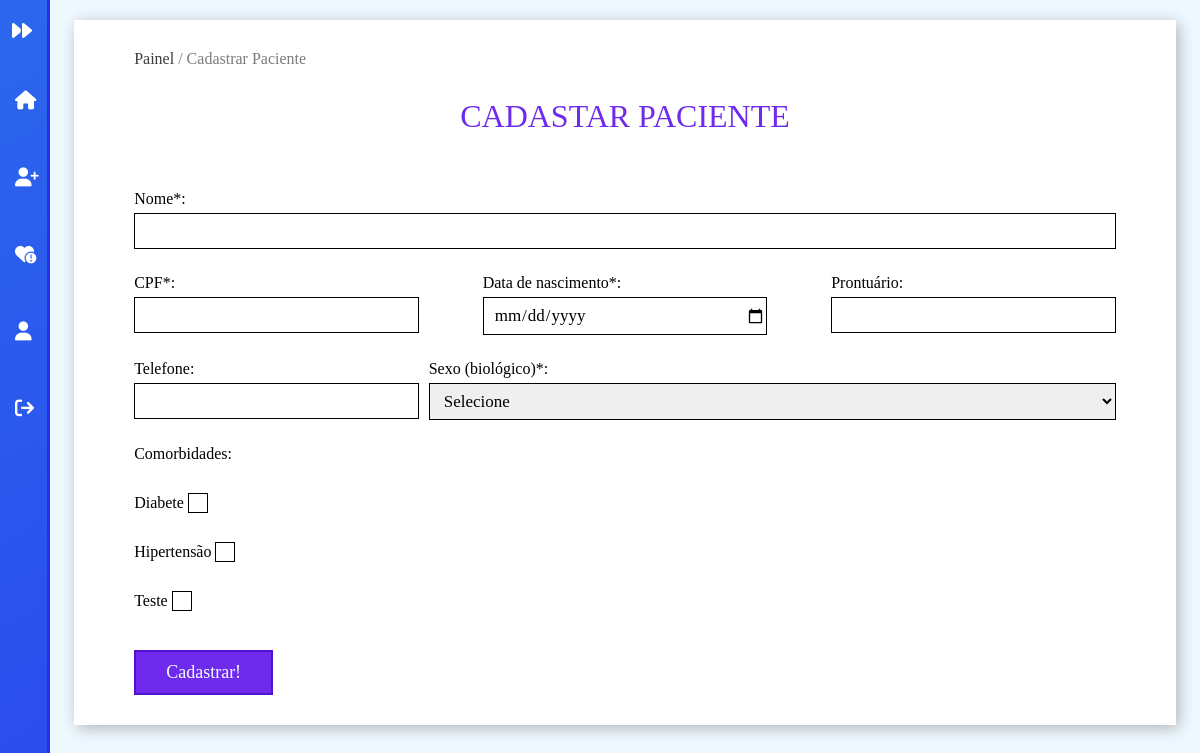
/cadastrar_paciente (signed in), run on the app's committed database.
### tables this page shows
CREATE TABLE `comorbidade` (
  `id` int(11) NOT NULL,
  `comorbidade` varchar(255) NOT NULL,
  `ativo` tinyint(1) DEFAULT 1
);

### Classes/Views/MainView.php (called while the page is built, shortened)
<?php
	class MainView{
		public static function render($filename){
			include('pages/'.$filename.'.php');
		}
	}
?>

### Classes/Controllers/Cadastrar_pacienteController.php (called while the page is built, shortened)
<?php
	class Cadastrar_pacienteController{
		function index(){
			\Classes\Models\PainelModel::checkLogin('cadastrar-paciente');
		}
	}
?>

### Classes/Application.php (called while the page is built, shortened)
<?php
	class Application{
		private $controller;
		private function setApp(){
			$url = explode('/',@$_GET['url']);
			if($url[0] == '')
				$carregarNome= 'Painel';
			else
				$carregarNome= ucfirst(strtolower($url[0]));
			$carregarNome.='Controller';
			if (file_exists('Classes/Controllers/'.$carregarNome.'.php')) {
				$this->controller = new $carregarClasse();
			}else{
				include('Views/pages/404.php');
				die();
			}
		}
		public function run(){
	        $this->controller->index();
	    }
	}
?>

### index.php (called while the page is built, shortened)
<?php
	$app = new \Classes\Application();
	$app->run();
?>

### Classes/MySql.php (called while the page is built, shortened)
<?php
	class MySql{
		private static $pdo;
		public static function conectar(){
			if(self::$pdo == null){
				try{
					self::$pdo = new \PDO('mysql:host='.HOST.';dbname='.DATABASE,USUARIO,SENHA,array(\PDO::MYSQL_ATTR_INIT_COMMAND => "SET NAMES utf8"));
					self::$pdo->setAttribute(\PDO::ATTR_ERRMODE,\PDO::ERRMODE_EXCEPTION);
				}catch(\PDOException $e){
					die('<h2>Erro ao conectar</h2><p>Tente novamente mais tarde.</p>');
				}
			}
			return self::$pdo;
		}
	}
?>

### Classes/Models/UtilsModel.php (called while the page is built, shortened)
<?php
    class UtilsModel{
		public static function selecionarTudo($tabela,$campo = '1',$valor = '1',$coluna = 'id',$ordem = 'ASC'){
			$sql = \Classes\MySql::conectar()->prepare("SELECT * FROM `$tabela` WHERE `ativo` = '1' AND $campo = ? ORDER BY $coluna $ordem");
			$sql->execute(array($valor));
			return $sql->fetchAll();
		}
    }
?>

### Classes/Views/pages/cadastrar-paciente.php (the view, shortened to what this page needs)
<?php
  include("header.php");
?>
<div id="painel">
  <?php include(BASE_DIR_PAINEL.'pages/sidebar.php');?>
  <main id="painel-content">
    <div class="container">
      <div class="content">
        <div class="mapa-site">
          <a href="<?php echo INCLUDE_PATH;?>">Painel </a> / <span>Cadastrar paciente</span>
        </div>
        <h1>Cadastar paciente</h1>
        <form method="post" enctype="multipart/form-data">
            <div class="form-single w100">
                <label for="nome">Nome*: </label>
                <input type="text" id="nome" name="nome" content="required">
            </div>
            <div class="form-single w30">
                <label for="cpf">CPF*: </label>
                <input type="text" id="cpf" name="cpf" content="required">
            </div>
            <div class="form-single w30">
                <label for="nascimetno">Data de nascimento*: </label>
                <input type="date" id="nascimetno" name="nascimetno" max="<?php echo date('Y-m-d'); ?>" content="required">
            </div>
            <div class="form-single w30">
                <label for="prontuario">Prontuário: </label>
                <input type="text" id="prontuario" name="prontuario">
            </div>
            <div class="form-single w30">
                <label for="telefone">Telefone: </label>
                <input type="text" id="telefone" name="telefone">
            </div>
            <div class="form-single w70">
              <label for="sexo">Sexo (biológico)*: </label>
              <select id="sexo" name="sexo" content="required">
                <option value="" disabled selected>Selecione</option>
              </select>
            </div>
            <div class="form-single w100">
                <p>Comorbidades: </p>
                <?php
                    $comorbidades = \Classes\Models\UtilsModel::selecionarTudo('comorbidade');
                    foreach ($comorbidades as $key => $value) { ?>
                    <div class="form-single">
                        <label for="cat_<?php echo $value['id']?>"><?php echo ucfirst($value['comorbidade'])?> </label>
                        <label for="cat_<?php echo $value['id']?>" class="checkbox-custom"><i class="fa-solid fa-check"></i></label>
                    </div>
                <?php } ?>
            </div>
            <div class="form-single w100">
              <input type="submit" class="btn-input" name="cadastrar-paciente" value="Cadastrar!">
            </div>
        </form>
      </div>
    </div>
  </main>
</div>
<?php
    include("footer.php");
?>

### Classes/Views/css/style.css (style rules this page uses)
* { padding: 0; margin: 0; box-sizing: border-box; font-family: verdana; text-decoration: none; }
:root { --color-1: #2aceec; --color-1-hover: #12AFCB; --color-2: #6F2BED; --color-2-hover: #5212CB; --color-3: #2B7DED; --color-3-hover: #125FCB; --color-white: #F0FCFE; --color-black: #032025; --color-error: #ED2B2B; --color-error-hover: #B81111; --color-sucesso: #2BED64; --color-sucesso-hover: #10B843; --color-warning: #EDC62C; --color-warning-hover: #CBA612; }
html,body { height: 100%; background-color: #EDF8FF; }
.container { margin: 0 auto; padding: 0 2%; width: 100%; max-width: 1500px; background: white; }
.content { margin: 0 auto; padding: 0 2%; width: 100%; max-width: 1024px; }
.w30 { width: 29% !important; }
.w70 { width: 70% !important; }
.w100 { width: 100% !important; }
.btn-input { margin-top: 15px; font-size: 18px; color: var(--color-white); background-color: var(--color-2); padding: 10px 30px; cursor: pointer; transition: 0.3s; border: 2px solid var(--color-2-hover); }

### Classes/Views/css/painel.css (style rules this page uses)
:root { --nao-passa: #aef132; --visita-domiciliar: #5636e6; --faz-tempo: #E06666; --mudou-recusa: #FF0000; --faltou-ultima: #00f5e9; }
main { padding: 0 2%; }
main .container { margin-top: 20px; padding: 30px 2%; min-width: 250px; }
#painel-content { position:absolute; left: 50px; width: calc(100% - 50px); }
#painel-content .container { box-shadow: 3px 3px 15px -1px #ACACAC; }
.mapa-site { text-transform:capitalize; color: #7b7b7b; }
.mapa-site a { color: #646464; }
.mapa-site a { color: #3b3b3b; }
#painel-content h1 { text-align: center; padding: 30px 0; color: var(--color-2); text-transform: uppercase; font-weight: normal; }
form { display: flex; flex-wrap: wrap; justify-content: space-between; }
form .form-single { margin-top: 25px; }
form input:not([type="submit"]) { outline: none; width: 100%; font-size: 17px; padding: 7px 0; padding-left: 10px; margin-top: 5px; border: 1px solid black; }
form input:not([type="submit"]), form textarea, form select { outline: none; width: 100%; font-size: 17px; padding: 7px 0; padding-left: 10px; margin-top: 5px; border: 1px solid black; }
form .checkbox-custom { cursor: pointer; display: inline-block; width: 20px; height: 20px; border:1px solid black; font-size: 16px; position: relative; top: 5px; transition: 0.3s; }

### data on the page
comorbidade: comorbidade "Diabete"
comorbidade: comorbidade "Hipertensão"
comorbidade: comorbidade "Teste"
